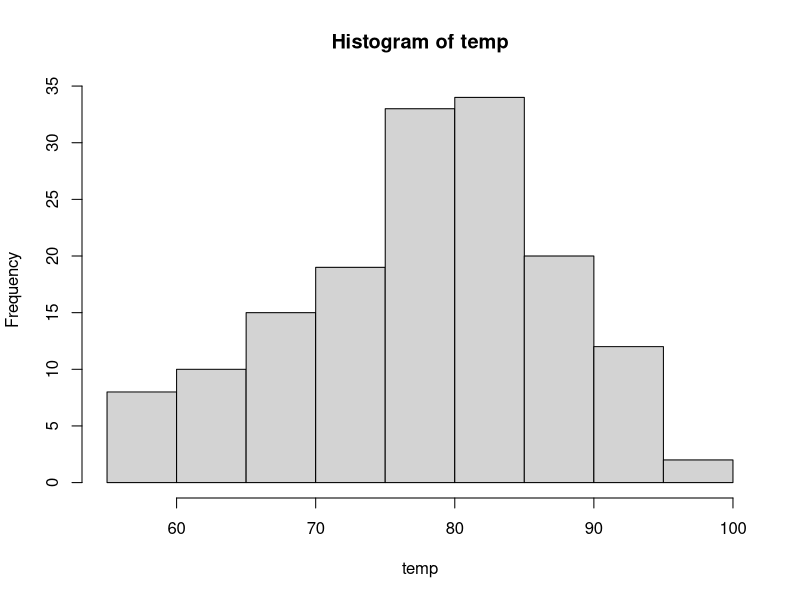
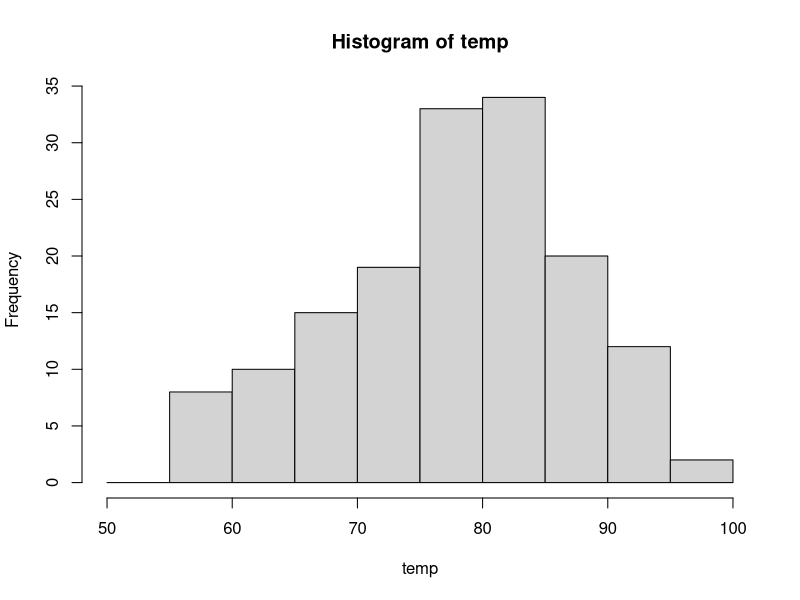
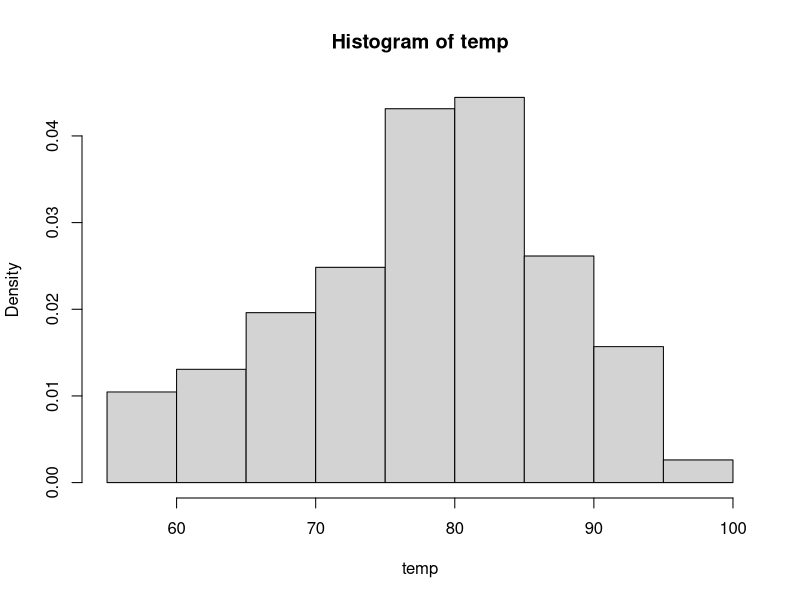
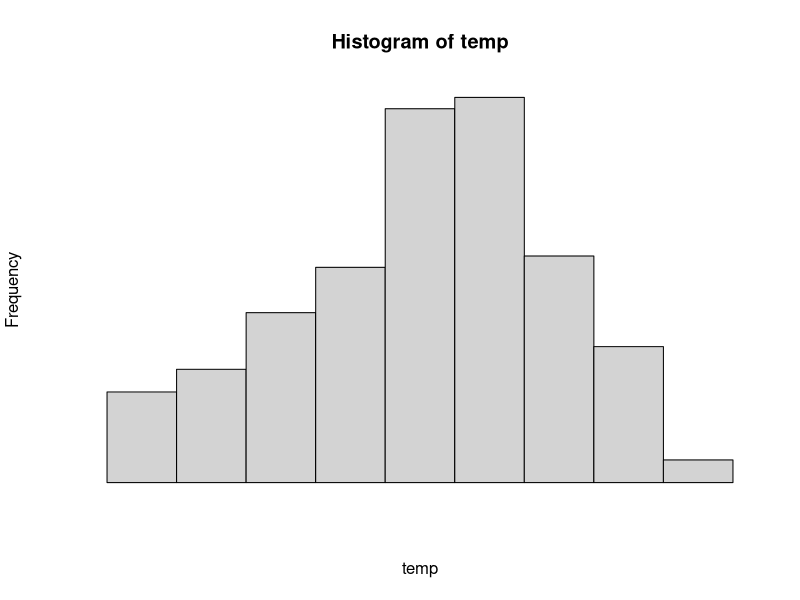
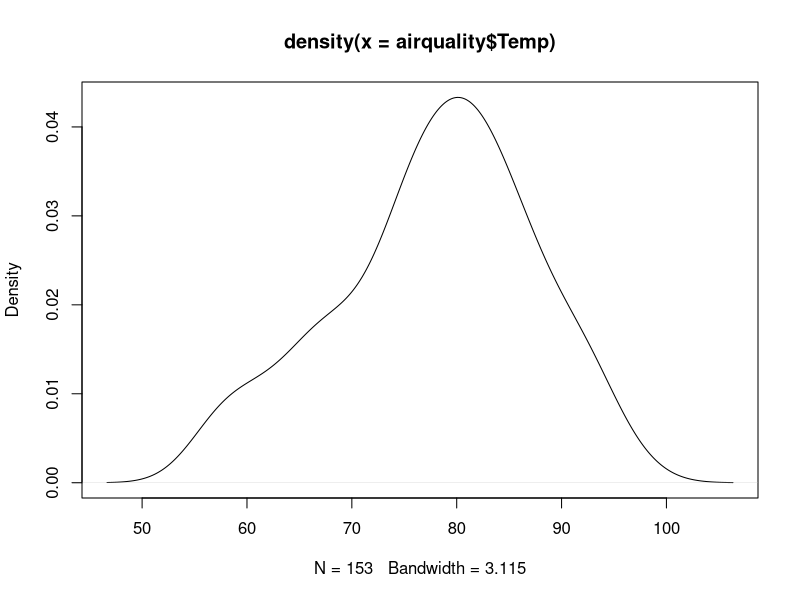
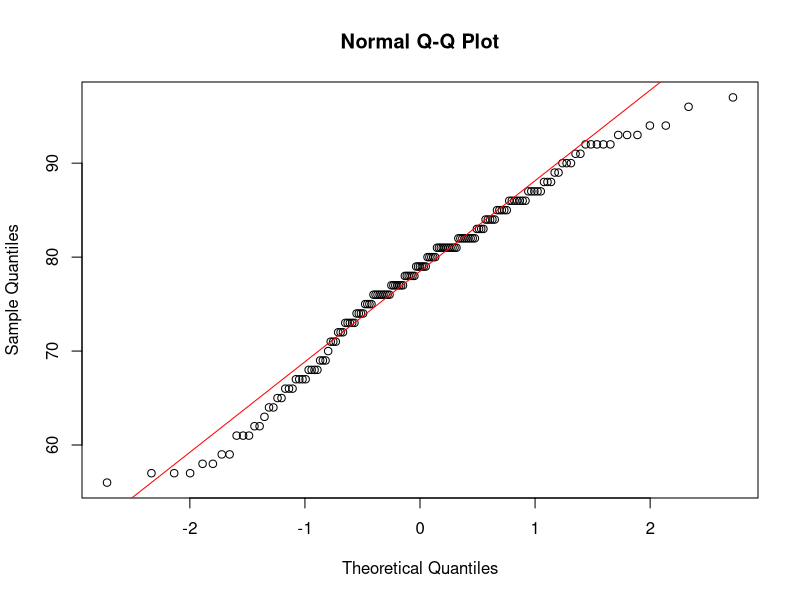
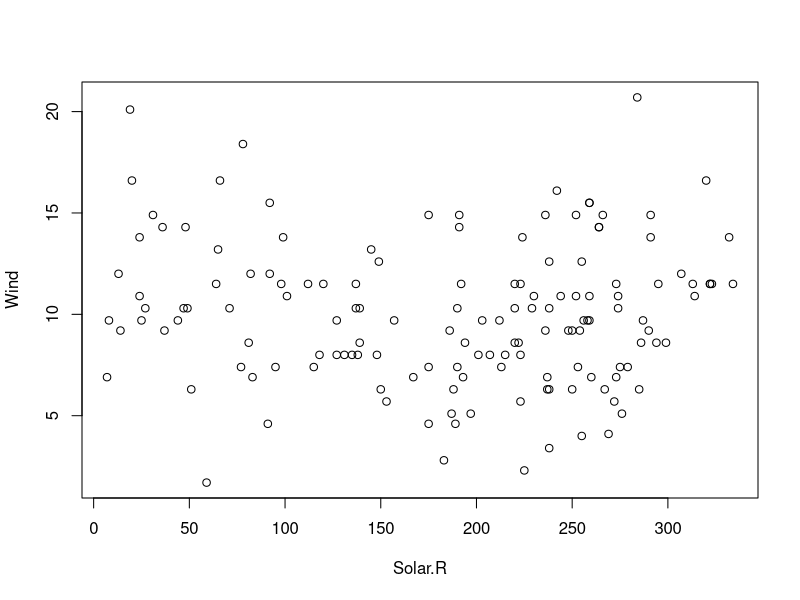
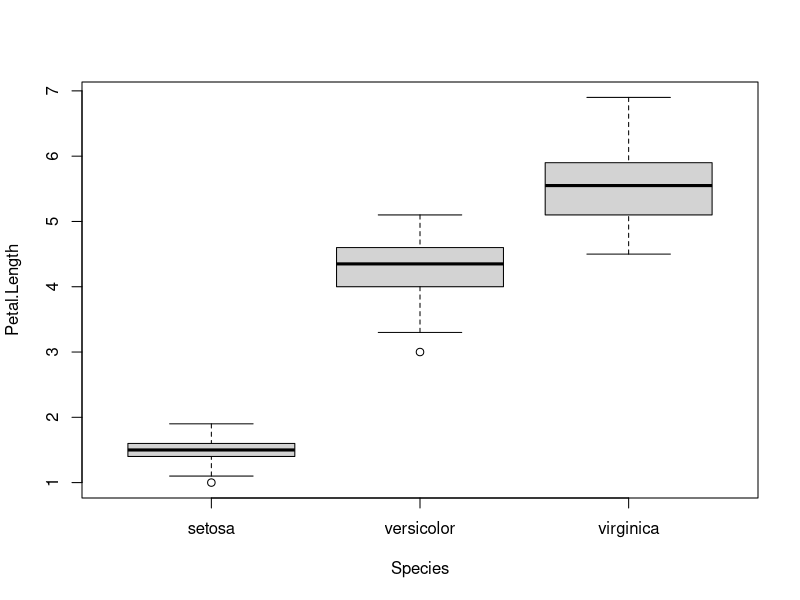

The R source for these figures, in order:
## ---- chunk 1
summary(airquality)
## ---- chunk 2
?airquality
## ---- chunk 3
temp <- airquality$Temp 
## ---- chunk 4
hist( temp )
## ---- chunk 5
hist( temp, breaks = seq(50,100,by=5))
## ---- chunk 6
hist( temp, freq = FALSE)
## ---- chunk 7
hist( temp, axes=FALSE )
## ---- chunk 8
p <- hist( temp, plot=FALSE )
p
## ---- chunk 9
d <- density( airquality$Temp )
d
## ---- chunk 10
class(d)
## ---- chunk 11
plot(d)
## ---- chunk 12
qqnorm( temp )
qqline( temp, col="red")
## ---- chunk 13
plot(Wind ~ Solar.R, data=airquality)
## ---- chunk 14
summary(iris)
## ---- chunk 15
boxplot( Petal.Length ~ Species, data=iris)
## ---- chunk 16
mean_petal_length <- by( iris$Petal.Length, 
                         iris$Species, 
                         mean )
barplot(mean_petal_length,
        xlab="Species of Iris", 
        ylab="Average Petal Length")
## ---- chunk 17
plot( 1:25, 1:25, pch=1:25, cex=2, xlab="Plot Character", ylab="Plot Character" )
## ---- chunk 18
plot( 1:25, 1:25, cex = (1:25)/10  )
## ---- chunk 19
plot( Wind ~ Solar.R, data=airquality, bty="n", xlab="This is the x-axis label", ylab="The y-axis", main="Main Title" )
## ---- chunk 20
plot( Wind ~ Solar.R, data=airquality, xlim=c(0,500), ylim=c(0,50) )
## ---- chunk 21
rainbow( n = 12 )
terrain.colors( n = 12 )
topo.colors( n = 12 )
## ---- chunk 22
plot( Wind ~ Solar.R, 
      pch = 19, 
      col=rainbow(12)[ Month ], 
      data=airquality)
## ---- chunk 23
library(colorspace)
par(mfrow = c(3, 3))
cl <- sequential_hcl(5, "Heat")
for (i in c("map", "heatmap", "scatter", "spine", "bar", "pie", "perspective", "mosaic", "lines")) {
  demoplot(cl, type = i)
}
## ---- chunk 24
library(RColorBrewer)
display.brewer.all()
## ---- chunk 25
boxplot( Solar.R ~ Month, data=airquality, col=brewer.pal(12, "Set3"))
## ---- chunk 26
summary(mtcars)
## ---- chunk 27
counts <- table( mtcars$gear )
counts
## ---- chunk 28
barplot( counts,
         xlab="Number of Gears", 
         col = c("#FE1212", "#FED100", "#009B3A"))
## ---- chunk 29
pie(
  c(280, 60, 20),
  c('Sky', 'Sunny side of pyramid', 'Shady side of pyramid'),
  col = c('#0292D8', '#F7EA39', '#C4B632'),
  init.angle = -50, border = NA
)
## ---- chunk 30
plot( Wind ~ Solar.R, data=airquality)

# absolute line with intercept = 15 and slope = 0, dashed and red.
abline(a=15, b=0, col="red", lty=2)

# abline with predicted line from regression as dotted blue
abline( lm( Wind ~ Solar.R, data=airquality), lty=3, col="blue")

# add a legend to the plot
legend( 75, 22, c("regression line", "fake line"), lty=c(3,2), col=c("blue","red"), bty="n", horiz=TRUE )
